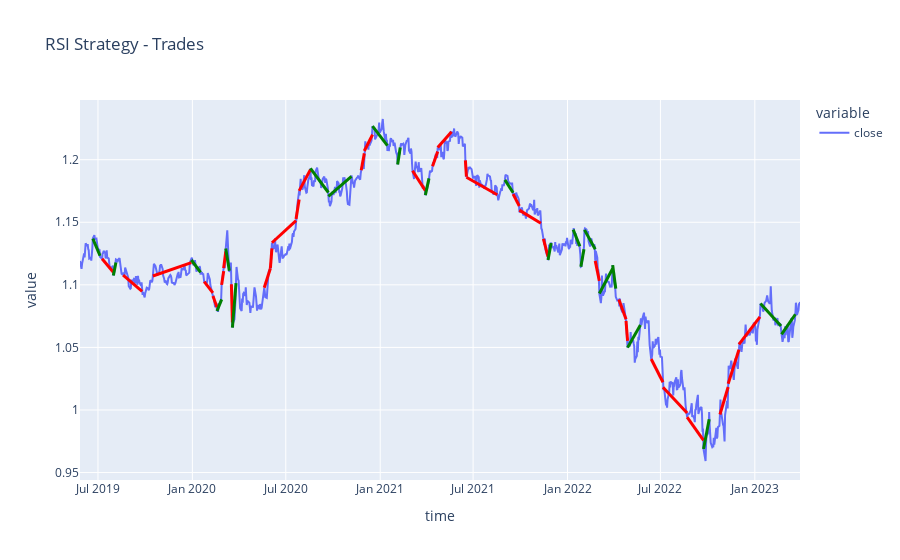

The cell this chart's notebook holds for it:
### Markdown cell above
## Visualizing the Backtest

### Code cell
# analysing closed positions only
backtest_result = backtest_result[backtest_result['status'] == 'closed']

# visualizing trades
fig_backtest = px.line(df, x='time', y=['close'], title='RSI Strategy - Trades')

# adding trades to plots
for i, position in backtest_result.iterrows():
    if position.status == 'closed':
        fig_backtest.add_shape(type="line",
            x0=position.open_datetime, y0=position.open_price, x1=position.close_datetime, y1=position.close_price,
            line=dict(
                color="green" if position.profit >= 0 else "red",
                width=3)
            )

fig_backtest

### Figure 1 — Plotly figure (JSON) as saved in the notebook; plotly's stock layout.template omitted (floating-point values rounded to 4 significant figures; data arrays with more than 128 entries replaced by an {"elided": "..."} marker saying what was removed)
{"data": [{"hovertemplate": "variable=close<br>time=%{x}<br>value=%{y}<extra></extra>", "legendgroup": "close", "line": {"color": "#636efa", "dash": "solid"}, "marker": {"symbol": "circle"}, "mode": "lines", "name": "close", "orientation": "v", "showlegend": true, "type": "scatter", "x": {"elided": "1000 str values"}, "xaxis": "x", "y": {"elided": "1000 float values"}, "yaxis": "y"}], "layout": {"legend": {"title": {"text": "variable"}, "tracegroupgap": 0}, "shapes": [{"line": {"color": "green", "width": 3}, "type": "line", "x0": "2019-06-21T00:00:00", "x1": "2019-07-05T00:00:00", "y0": 1.137, "y1": 1.123}, {"line": {"color": "red", "width": 3}, "type": "line", "x0": "2019-07-09T00:00:00", "x1": "2019-07-31T00:00:00", "y0": 1.121, "y1": 1.11}, {"line": {"color": "green", "width": 3}, "type": "line", "x0": "2019-07-31T00:00:00", "x1": "2019-08-05T00:00:00", "y0": 1.107, "y1": 1.118}, {"line": {"color": "red", "width": 3}, "type": "line", "x0": "2019-08-19T00:00:00", "x1": "2019-09-25T00:00:00", "y0": 1.108, "y1": 1.095}, {"line": {"color": "red", "width": 3}, "type": "line", "x0": "2019-10-16T00:00:00", "x1": "2019-12-30T00:00:00", "y0": 1.107, "y1": 1.118}, {"line": {"color": "green", "width": 3}, "type": "line", "x0": "2019-12-30T00:00:00", "x1": "2020-01-17T00:00:00", "y0": 1.12, "y1": 1.11}, {"line": {"color": "red", "width": 3}, "type": "line", "x0": "2020-01-24T00:00:00", "x1": "2020-02-10T00:00:00", "y0": 1.103, "y1": 1.094}, {"line": {"color": "red", "width": 3}, "type": "line", "x0": "2020-02-10T00:00:00", "x1": "2020-02-18T00:00:00", "y0": 1.091, "y1": 1.082}, {"line": {"color": "green", "width": 3}, "type": "line", "x0": "2020-02-18T00:00:00", "x1": "2020-02-27T00:00:00", "y0": 1.079, "y1": 1.088}, {"line": {"color": "red", "width": 3}, "type": "line", "x0": "2020-02-27T00:00:00", "x1": "2020-03-02T00:00:00", "y0": 1.1, "y1": 1.111}, {"line": {"color": "red", "width": 3}, "type": "line", "x0": "2020-03-02T00:00:00", "x1": "2020-03-06T00:00:00", "y0": 1.113, "y1": 1.127}, {"line": {"color": "green", "width": 3}, "type": "line", "x0": "2020-03-06T00:00:00", "x1": "2020-03-13T00:00:00", "y0": 1.129, "y1": 1.111}, {"line": {"color": "red", "width": 3}, "type": "line", "x0": "2020-03-17T00:00:00", "x1": "2020-03-19T00:00:00", "y0": 1.101, "y1": 1.07}, {"line": {"color": "green", "width": 3}, "type": "line", "x0": "2020-03-19T00:00:00", "x1": "2020-03-26T00:00:00", "y0": 1.066, "y1": 1.101}, {"line": {"color": "red", "width": 3}, "type": "line", "x0": "2020-05-20T00:00:00", "x1": "2020-06-01T00:00:00", "y0": 1.098, "y1": 1.113}, {"line": {"color": "red", "width": 3}, "type": "line", "x0": "2020-06-01T00:00:00", "x1": "2020-06-04T00:00:00", "y0": 1.113, "y1": 1.129}, {"line": {"color": "red", "width": 3}, "type": "line", "x0": "2020-06-04T00:00:00", "x1": "2020-07-21T00:00:00", "y0": 1.134, "y1": 1.151}, {"line": {"color": "red", "width": 3}, "type": "line", "x0": "2020-07-21T00:00:00", "x1": "2020-07-27T00:00:00", "y0": 1.153, "y1": 1.168}, {"line": {"color": "red", "width": 3}, "type": "line", "x0": "2020-07-27T00:00:00", "x1": "2020-08-18T00:00:00", "y0": 1.175, "y1": 1.192}, {"line": {"color": "green", "width": 3}, "type": "line", "x0": "2020-08-18T00:00:00", "x1": "2020-09-22T00:00:00", "y0": 1.193, "y1": 1.174}, {"line": {"color": "green", "width": 3}, "type": "line", "x0": "2020-09-22T00:00:00", "x1": "2020-11-06T00:00:00", "y0": 1.171, "y1": 1.187}, {"line": {"color": "red", "width": 3}, "type": "line", "x0": "2020-11-25T00:00:00", "x1": "2020-12-01T00:00:00", "y0": 1.192, "y1": 1.205}, {"line": {"color": "red", "width": 3}, "type": "line", "x0": "2020-12-01T00:00:00", "x1": "2020-12-17T00:00:00", "y0": 1.207, "y1": 1.22}, {"line": {"color": "green", "width": 3}, "type": "line", "x0": "2020-12-17T00:00:00", "x1": "2021-01-15T00:00:00", "y0": 1.227, "y1": 1.211}, {"line": {"color": "green", "width": 3}, "type": "line", "x0": "2021-02-04T00:00:00", "x1": "2021-02-09T00:00:00", "y0": 1.196, "y1": 1.21}, {"line": {"color": "red", "width": 3}, "type": "line", "x0": "2021-03-05T00:00:00", "x1": "2021-03-30T00:00:00", "y0": 1.191, "y1": 1.175}, {"line": {"color": "green", "width": 3}, "type": "line", "x0": "2021-03-30T00:00:00", "x1": "2021-04-06T00:00:00", "y0": 1.172, "y1": 1.185}, {"line": {"color": "red", "width": 3}, "type": "line", "x0": "2021-04-13T00:00:00", "x1": "2021-04-23T00:00:00", "y0": 1.195, "y1": 1.206}, {"line": {"color": "red", "width": 3}, "type": "line", "x0": "2021-04-23T00:00:00", "x1": "2021-05-20T00:00:00", "y0": 1.21, "y1": 1.222}, {"line": {"color": "red", "width": 3}, "type": "line", "x0": "2021-06-16T00:00:00", "x1": "2021-06-18T00:00:00", "y0": 1.199, "y1": 1.186}, {"line": {"color": "red", "width": 3}, "type": "line", "x0": "2021-06-18T00:00:00", "x1": "2021-08-17T00:00:00", "y0": 1.186, "y1": 1.172}, {"line": {"color": "green", "width": 3}, "type": "line", "x0": "2021-09-01T00:00:00", "x1": "2021-09-17T00:00:00", "y0": 1.184, "y1": 1.174}, {"line": {"color": "red", "width": 3}, "type": "line", "x0": "2021-09-17T00:00:00", "x1": "2021-09-29T00:00:00", "y0": 1.172, "y1": 1.163}, {"line": {"color": "red", "width": 3}, "type": "line", "x0": "2021-09-29T00:00:00", "x1": "2021-11-10T00:00:00", "y0": 1.16, "y1": 1.149}, {"line": {"color": "red", "width": 3}, "type": "line", "x0": "2021-11-15T00:00:00", "x1": "2021-11-24T00:00:00", "y0": 1.137, "y1": 1.123}, {"line": {"color": "green", "width": 3}, "type": "line", "x0": "2021-11-24T00:00:00", "x1": "2021-11-30T00:00:00", "y0": 1.12, "y1": 1.133}, {"line": {"color": "green", "width": 3}, "type": "line", "x0": "2022-01-12T00:00:00", "x1": "2022-01-25T00:00:00", "y0": 1.144, "y1": 1.131}, {"line": {"color": "green", "width": 3}, "type": "line", "x0": "2022-01-27T00:00:00", "x1": "2022-02-02T00:00:00", "y0": 1.114, "y1": 1.129}, {"line": {"color": "green", "width": 3}, "type": "line", "x0": "2022-02-03T00:00:00", "x1": "2022-02-24T00:00:00", "y0": 1.144, "y1": 1.128}, {"line": {"color": "red", "width": 3}, "type": "line", "x0": "2022-02-24T00:00:00", "x1": "2022-03-04T00:00:00", "y0": 1.119, "y1": 1.103}, {"line": {"color": "green", "width": 3}, "type": "line", "x0": "2022-03-04T00:00:00", "x1": "2022-03-30T00:00:00", "y0": 1.093, "y1": 1.113}, {"line": {"color": "green", "width": 3}, "type": "line", "x0": "2022-03-30T00:00:00", "x1": "2022-04-05T00:00:00", "y0": 1.116, "y1": 1.097}, {"line": {"color": "red", "width": 3}, "type": "line", "x0": "2022-04-11T00:00:00", "x1": "2022-04-25T00:00:00", "y0": 1.088, "y1": 1.073}, {"line": {"color": "red", "width": 3}, "type": "line", "x0": "2022-04-25T00:00:00", "x1": "2022-04-28T00:00:00", "y0": 1.071, "y1": 1.055}, {"line": {"color": "green", "width": 3}, "type": "line", "x0": "2022-04-28T00:00:00", "x1": "2022-05-23T00:00:00", "y0": 1.05, "y1": 1.068}, {"line": {"color": "red", "width": 3}, "type": "line", "x0": "2022-06-13T00:00:00", "x1": "2022-07-06T00:00:00", "y0": 1.041, "y1": 1.022}, {"line": {"color": "red", "width": 3}, "type": "line", "x0": "2022-07-06T00:00:00", "x1": "2022-08-22T00:00:00", "y0": 1.018, "y1": 0.9976}, {"line": {"color": "red", "width": 3}, "type": "line", "x0": "2022-08-22T00:00:00", "x1": "2022-09-23T00:00:00", "y0": 0.9943, "y1": 0.9757}, {"line": {"color": "green", "width": 3}, "type": "line", "x0": "2022-09-23T00:00:00", "x1": "2022-10-04T00:00:00", "y0": 0.9688, "y1": 0.9926}, {"line": {"color": "red", "width": 3}, "type": "line", "x0": "2022-10-25T00:00:00", "x1": "2022-11-10T00:00:00", "y0": 0.9964, "y1": 1.018}, {"line": {"color": "red", "width": 3}, "type": "line", "x0": "2022-11-10T00:00:00", "x1": "2022-12-01T00:00:00", "y0": 1.021, "y1": 1.048}, {"line": {"color": "red", "width": 3}, "type": "line", "x0": "2022-12-01T00:00:00", "x1": "2023-01-11T00:00:00", "y0": 1.052, "y1": 1.074}, {"line": {"color": "green", "width": 3}, "type": "line", "x0": "2023-01-12T00:00:00", "x1": "2023-02-21T00:00:00", "y0": 1.085, "y1": 1.067}, {"line": {"color": "green", "width": 3}, "type": "line", "x0": "2023-02-22T00:00:00", "x1": "2023-03-21T00:00:00", "y0": 1.06, "y1": 1.077}], "title": {"text": "RSI Strategy - Trades"}, "xaxis": {"anchor": "y", "domain": [0, 1], "title": {"text": "time"}}, "yaxis": {"anchor": "x", "domain": [0, 1], "title": {"text": "value"}}}}
